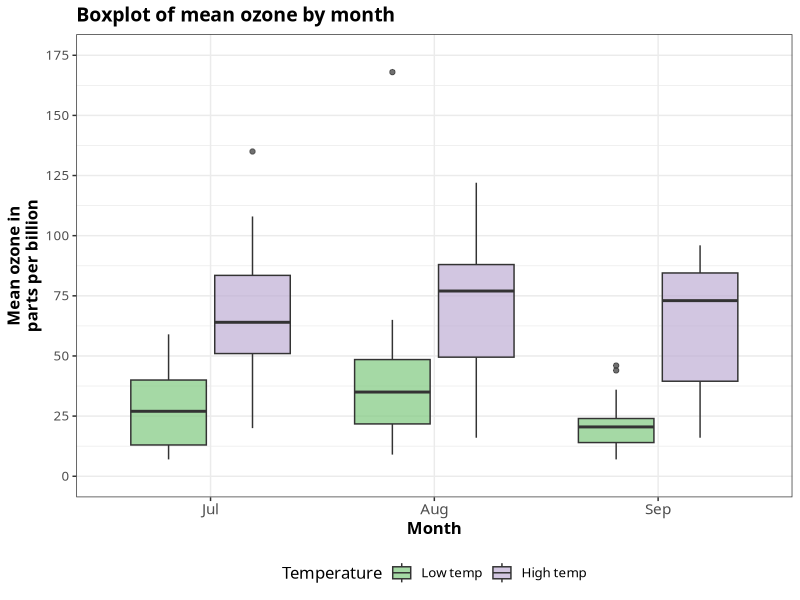
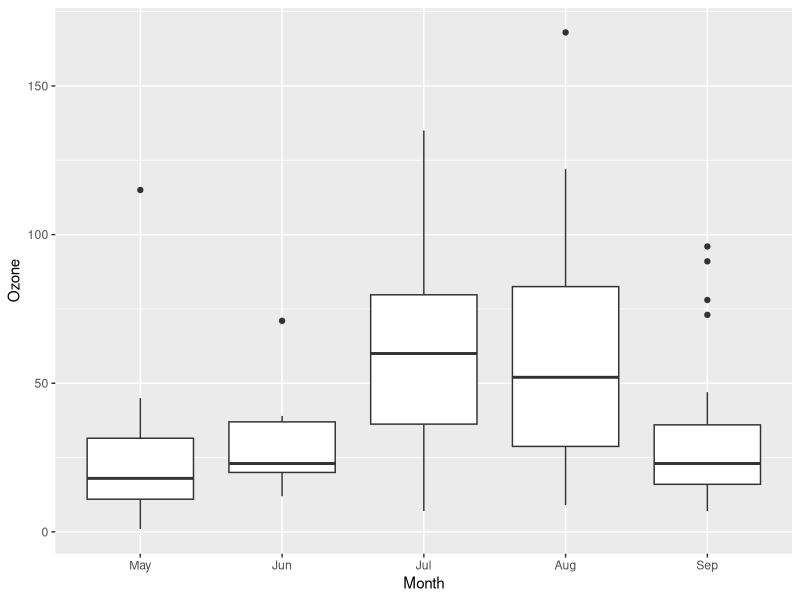
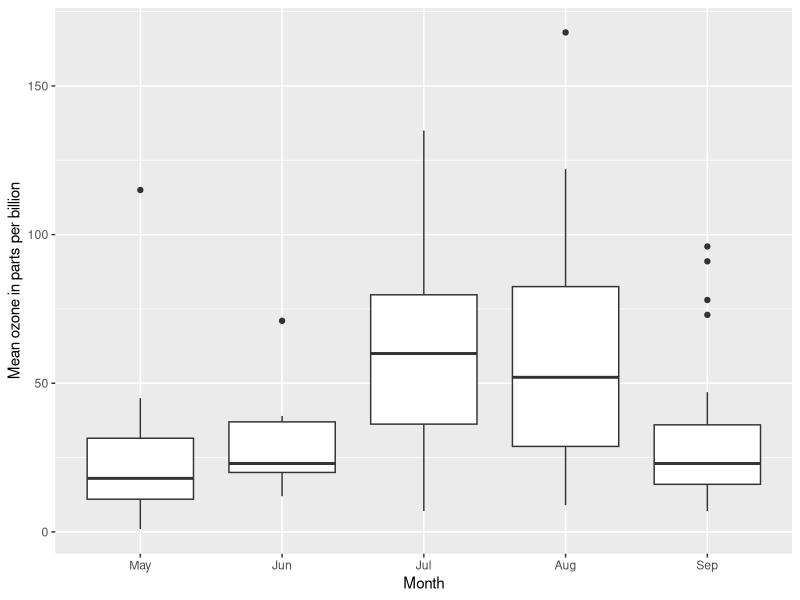
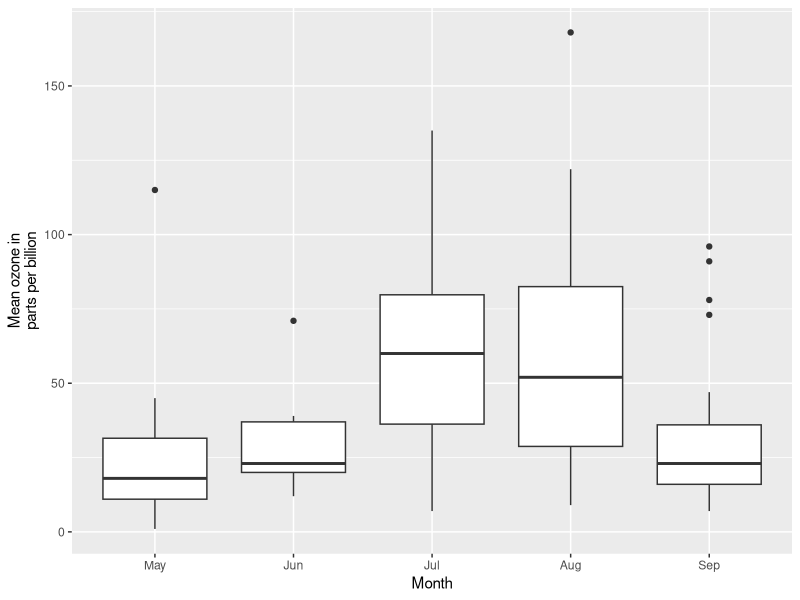
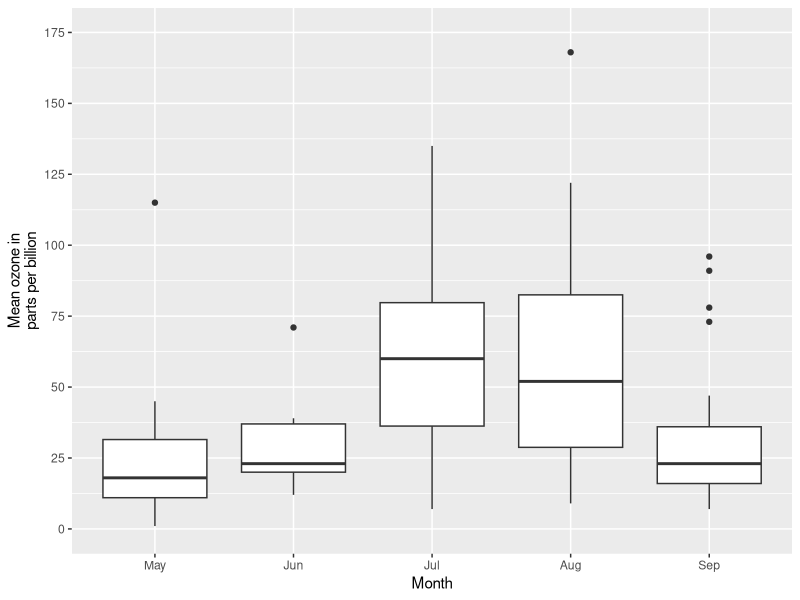
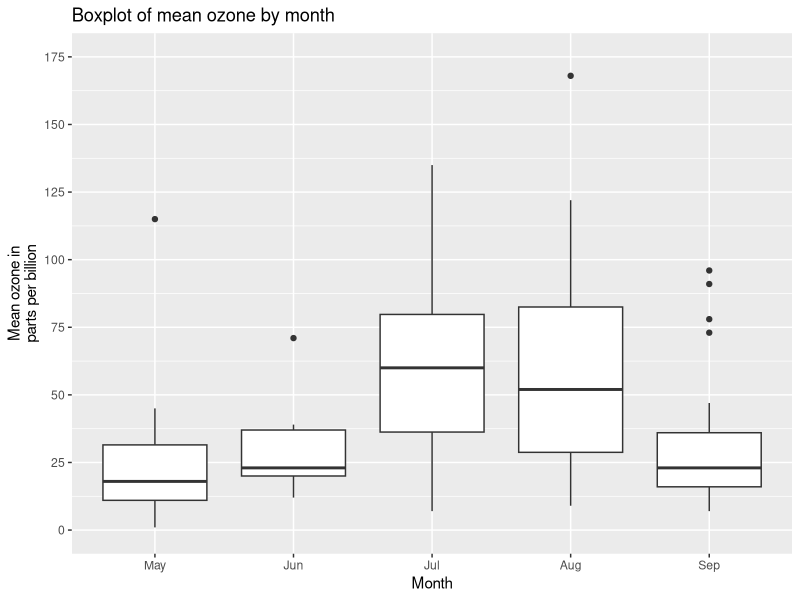
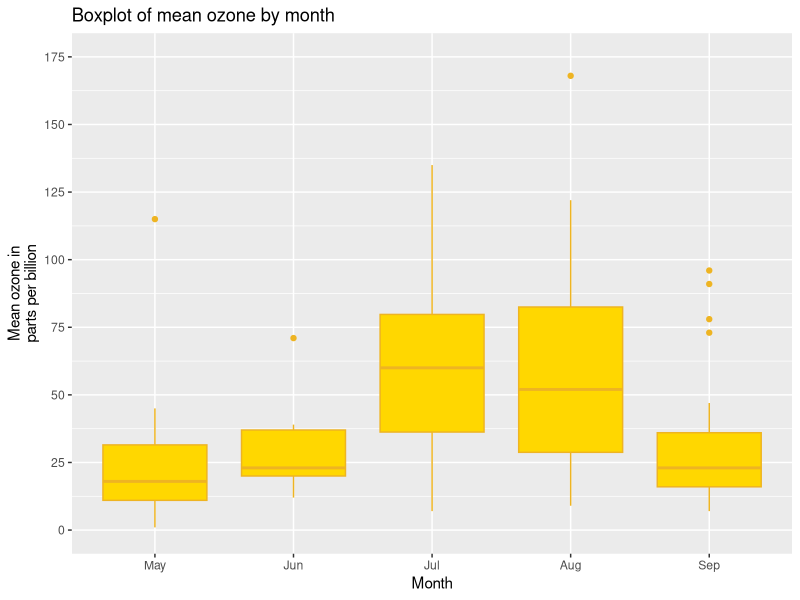
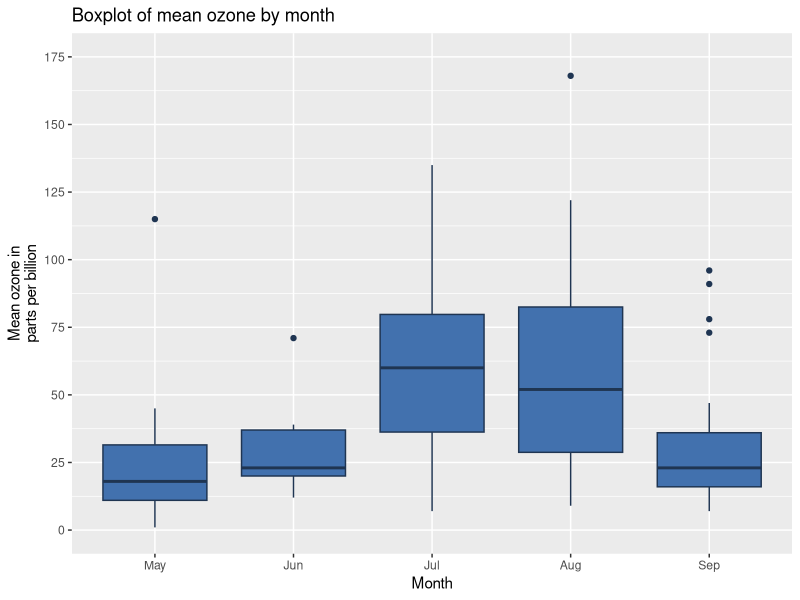

Source code (R) for these figures, in order:
## ---- chunk 1
rm(list = ls())
library(datasets)
library(ggplot2)

data(airquality)
airquality$Month <- factor(airquality$Month, 
                           labels = c("May", "Jun", "Jul", "Aug", "Sep"))
## ---- chunk 2
airquality_trimmed2 <- airquality[which(airquality$Month == "Jul" |
                                       airquality$Month == "Aug" |
                                       airquality$Month == "Sep"), ]
airquality_trimmed2$Temp.f <- factor(ifelse(airquality_trimmed2$Temp > mean(airquality_trimmed2$Temp), 1, 0),
                                    labels = c("Low temp", "High temp"))
p10 <- ggplot(airquality_trimmed2, aes(x = Month, y = Ozone, fill = Temp.f)) + 
        geom_boxplot(alpha=0.7) +
        scale_y_continuous(name = "Mean ozone in\nparts per billion",
                           breaks = seq(0, 175, 25),
                           limits=c(0, 175)) +
        scale_x_discrete(name = "Month") +
        ggtitle("Boxplot of mean ozone by month") +
        theme_bw() +
        theme(plot.title = element_text(size = 14, family = "Tahoma", face = "bold"), 
              text = element_text(size = 12, family = "Tahoma"),
              axis.title = element_text(face="bold"),
              axis.text.x=element_text(size = 11),
              legend.position = "bottom") +
        scale_fill_brewer(palette = "Accent") +
        labs(fill = "Temperature")
p10
## ---- chunk 3
p10 <- ggplot(airquality, aes(x = Month, y = Ozone)) + 
        geom_boxplot()
p10
## ---- chunk 4
p10 <- p10 + scale_x_discrete(name = "Month") +
        scale_y_continuous(name = "Mean ozone in parts per billion")
p10
## ---- chunk 5
p10 <- p10 + scale_y_continuous(name = "Mean ozone in\nparts per billion")
p10
## ---- chunk 6
p10 <- p10 + scale_y_continuous(name = "Mean ozone in\nparts per billion",
                              breaks = seq(0, 175, 25),
                              limits=c(0, 175))
p10
## ---- chunk 7
p10 <- p10 + ggtitle("Boxplot of mean ozone by month")
p10
## ---- chunk 8
fill <- "gold1"
line <- "goldenrod2"

p10 <- ggplot(airquality, aes(x = Month, y = Ozone)) + 
        geom_boxplot(fill = fill, colour = line) +
        scale_y_continuous(name = "Mean ozone in\nparts per billion",
                           breaks = seq(0, 175, 25),
                           limits=c(0, 175)) +
        scale_x_discrete(name = "Month") +
        ggtitle("Boxplot of mean ozone by month")
p10
## ---- chunk 9
fill <- "#4271AE"
line <- "#1F3552"

p10 <- ggplot(airquality, aes(x = Month, y = Ozone)) + 
        geom_boxplot(fill = fill, colour = line) +
        scale_y_continuous(name = "Mean ozone in\nparts per billion",
                           breaks = seq(0, 175, 25),
                           limits=c(0, 175)) +
        scale_x_discrete(name = "Month") +
        ggtitle("Boxplot of mean ozone by month")
p10
## ---- chunk 10
p10 <- ggplot(airquality, aes(x = Month, y = Ozone)) + 
        geom_boxplot(fill = fill, colour = line,
                     alpha = 0.7) +
        scale_y_continuous(name = "Mean ozone in\nparts per billion",
                           breaks = seq(0, 175, 25),
                           limits=c(0, 175)) +
        scale_x_discrete(name = "Month") +
        ggtitle("Boxplot of mean ozone by month")
p10
## ---- chunk 11
p10 <- ggplot(airquality, aes(x = Month, y = Ozone)) + 
        geom_boxplot(fill = fill, colour = line, alpha = 0.7,
                     outlier.colour = "#1F3552", outlier.shape = 20) +
        scale_y_continuous(name = "Mean ozone in\nparts per billion",
                           breaks = seq(0, 175, 25),
                           limits=c(0, 175)) +
        scale_x_discrete(name = "Month") +
        ggtitle("Boxplot of mean ozone by month")
p10
## ---- chunk 12
p10 <- p10 + theme_bw()
p10
## ---- chunk 13
p10 <- ggplot(airquality, aes(x = Month, y = Ozone)) + 
        geom_boxplot(colour = "black", fill = "#56B4E9") +
        scale_y_continuous(name = "Mean ozone in\nparts per billion",
                           breaks = seq(0, 175, 25),
                           limits=c(0, 175)) +
        scale_x_discrete(name = "Month") +
        ggtitle("Boxplot of mean ozone by month") +
        theme(axis.line.x = element_line(size = 0.5, colour = "black"), 
              axis.line.y = element_line(size = 0.5, colour = "black"), 
              axis.line = element_line(size=1, colour = "black"), 
              panel.grid.major = element_blank(),
              panel.grid.minor = element_blank(), 
              panel.border = element_blank(), 
              panel.background = element_blank(),
              plot.title=element_text(size = 20, family="xkcd-Regular"), 
              text=element_text(size = 16, family="xkcd-Regular"), 
              axis.text.x=element_text(colour="black", size = 12), 
              axis.text.y=element_text(colour="black", size = 12))
p10
## ---- chunk 14
library(ggthemes)
library(grid)

fill <- "#4271AE"
line <- "#1F3552"

p10 <- ggplot(airquality, aes(x = Month, y = Ozone)) + 
        geom_boxplot(fill = fill, colour = line) +
        scale_y_continuous(name = "Mean ozone in\nparts per billion",
                           breaks = seq(0, 175, 25),
                           limits=c(0, 175)) +
        scale_x_discrete(name = "Month") +
        ggtitle("Boxplot of mean ozone by month") +
        theme_economist() +
        theme(axis.line.x = element_line(size = 0.5, colour = "black"),
              axis.line.y = element_line(size = 0.5, colour = "black"), 
              legend.position = "bottom", legend.direction = "horizontal",
              legend.box = "horizontal",
              legend.key.size = unit(1, "cm"),
              plot.title = element_text(family="Tahoma"),
              text = element_text(family = "Tahoma"),
              axis.title = element_text(size = 12),
              legend.text = element_text(size = 9),
              legend.title=element_text(face = "bold", size = 9))
p10
## ---- chunk 15
library(grid) 

fill <- "#4271AE"
lines <- "#1F3552"

p10 <- ggplot(airquality, aes(x = Month, y = Ozone)) + 
        geom_boxplot(colour = lines, fill = fill,
                     size = 1) +
        scale_y_continuous(name = "Mean ozone in\nparts per billion",
                              breaks = seq(0, 175, 25),
                              limits=c(0, 175)) +
        scale_x_discrete(name = "Month") +
        ggtitle("Boxplot of mean ozone by month") +
        theme_bw() +
        theme(axis.line.x = element_line(size = 0.5, colour = "black"), 
              axis.line.y = element_line(size = 0.5, colour = "black"), 
              panel.grid.major = element_line(colour = "#d3d3d3"), 
              panel.grid.minor = element_blank(), 
              panel.border = element_blank(), panel.background = element_blank(),
              plot.title = element_text(size = 14, family = "Tahoma", face = "bold"),
              text=element_text(family = "Tahoma"), 
              axis.title = element_text(face="bold"),
              axis.text.x = element_text(colour="black", size = 11),
              axis.text.y = element_text(colour="black", size = 9)) 
p10
## ---- chunk 16
p10 <- p10 + geom_jitter()
p10
## ---- chunk 17
p10 <- ggplot(airquality, aes(x = Month, y = Ozone)) + 
        geom_boxplot(colour = lines, fill = fill,
                     size = 1, notch = TRUE) +
        scale_y_continuous(name = "Mean ozone in\nparts per billion",
                              breaks = seq(0, 175, 25),
                              limits=c(0, 175)) +
        scale_x_discrete(name = "Month") +
        ggtitle("Boxplot of mean ozone by month") +
        theme_bw() +
        theme(axis.line.x = element_line(size = 0.5, colour = "black"), 
              axis.line.y = element_line(size = 0.5, colour = "black"),
              panel.grid.major = element_line(colour = "#d3d3d3"), 
              panel.grid.minor = element_blank(), 
              panel.border = element_blank(), panel.background = element_blank(),
              plot.title = element_text(size = 14, family = "Tahoma", face = "bold"),
              text=element_text(family="Tahoma"), 
              axis.title = element_text(face="bold"),
              axis.text.x=element_text(colour="black", size = 11), 
              axis.text.y=element_text(colour="black", size = 9)) 
p10
## ---- chunk 18
airquality_trimmed <- airquality[which(airquality$Month == "Jul" |
                                       airquality$Month == "Aug" |
                                       airquality$Month == "Sep"), ]
airquality_trimmed$Temp.f <- factor(ifelse(airquality_trimmed$Temp > mean(airquality_trimmed$Temp), 1, 0),
                                    labels = c("Low temp", "High temp"))

p10 <- ggplot(airquality_trimmed, aes(x = Month, y = Ozone)) + 
        geom_boxplot(fill = fill, colour = line,
                     alpha = 0.7) +
        scale_y_continuous(name = "Mean ozone in\nparts per billion",
                           breaks = seq(0, 175, 50),
                           limits=c(0, 175)) +
        scale_x_discrete(name = "Month") +
        ggtitle("Boxplot of mean ozone by month") +
        theme_bw() +
        theme(plot.title = element_text(size = 14, family = "Tahoma", face = "bold"), 
              text = element_text(size = 12, family = "Tahoma"),
              axis.title = element_text(face="bold"),
              axis.text.x=element_text(size = 11)) +
        facet_grid(. ~ Temp.f)
p10
## ---- chunk 19
library(RColorBrewer)

p10 <- ggplot(airquality_trimmed, aes(x = Month, y = Ozone, fill = Temp.f)) + 
        geom_boxplot(alpha=0.7) +
        scale_y_continuous(name = "Mean ozone in\nparts per billion",
                           breaks = seq(0, 175, 25),
                           limits=c(0, 175)) +
        scale_x_discrete(name = "Month") +
        ggtitle("Boxplot of mean ozone by month") +
        theme_bw() +
        theme(plot.title = element_text(size = 14, family = "Tahoma", face = "bold"), 
              text = element_text(size = 12, family = "Tahoma"),
              axis.title = element_text(face="bold"),
              axis.text.x=element_text(size = 11)) +
        scale_fill_brewer(palette = "Accent")
p10
## ---- chunk 20
p10 <- ggplot(airquality_trimmed, aes(x = Month, y = Ozone, fill = Temp.f)) + 
        geom_boxplot(alpha=0.7) +
        scale_y_continuous(name = "Mean ozone in\nparts per billion",
                           breaks = seq(0, 175, 25),
                           limits=c(0, 175)) +
        scale_x_discrete(name = "Month") +
        ggtitle("Boxplot of mean ozone by month") +
        theme_bw() +
        theme(plot.title = element_text(size = 14, family = "Tahoma", face = "bold"), 
              text = element_text(size = 12, family = "Tahoma"),
              axis.title = element_text(face="bold"),
              axis.text.x=element_text(size = 11),
              legend.position = "bottom") +
        scale_fill_brewer(palette = "Accent") +
        labs(fill = "Temperature")
p10
